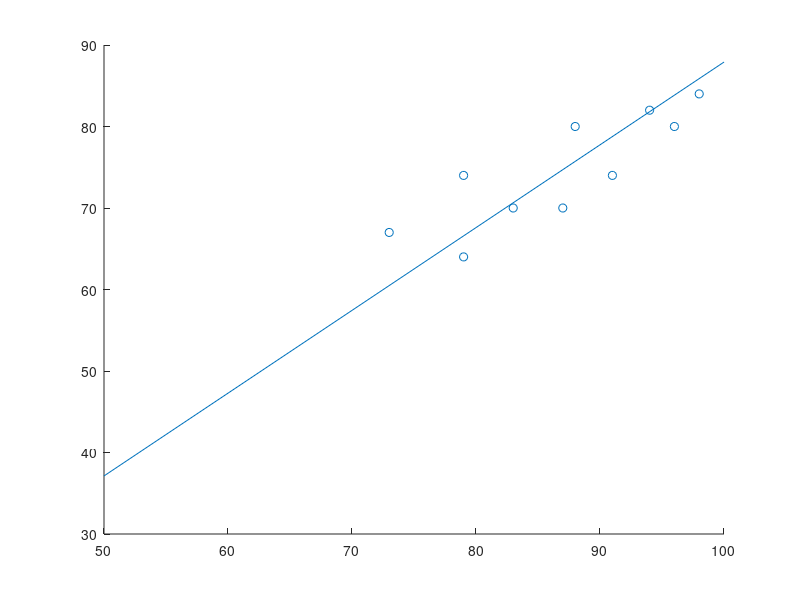

MATLAB code for this plot:

clear all;
%% regresion lineal
% calcular los parametros de la recta que minimiza la suma de cuadrados
% para el siguiente caso
%suma de cuadrados
   CAmark_x = [87 79 88 98 96 73 83 79 91 94]
   Finalmark_y = [70 74 80 84 80 67 70 64 74 82]

   
  promedio_x = mean(CAmark_x)
  promedio_y = mean(Finalmark_y)
   %covarianza de los datos 
Sxy = cov(CAmark_x,Finalmark_y)

Sx=cov(CAmark_x)
Sy=cov(Finalmark_y)

%varianza de los datos
Sx2 = var(Finalmark_y)

hat_b = Sxy(2,1)/Sx2

hat_a = promedio_y - hat_b*promedio_x

figure;
hold on;
scatter(CAmark_x,Finalmark_y)

% y = a + bx

x1= 50
x2= 100
y1=hat_a + hat_b * x1
y2=hat_a + hat_b * x2
X= [x1 x2]
Y =[y1 y2]
plot(X,Y)